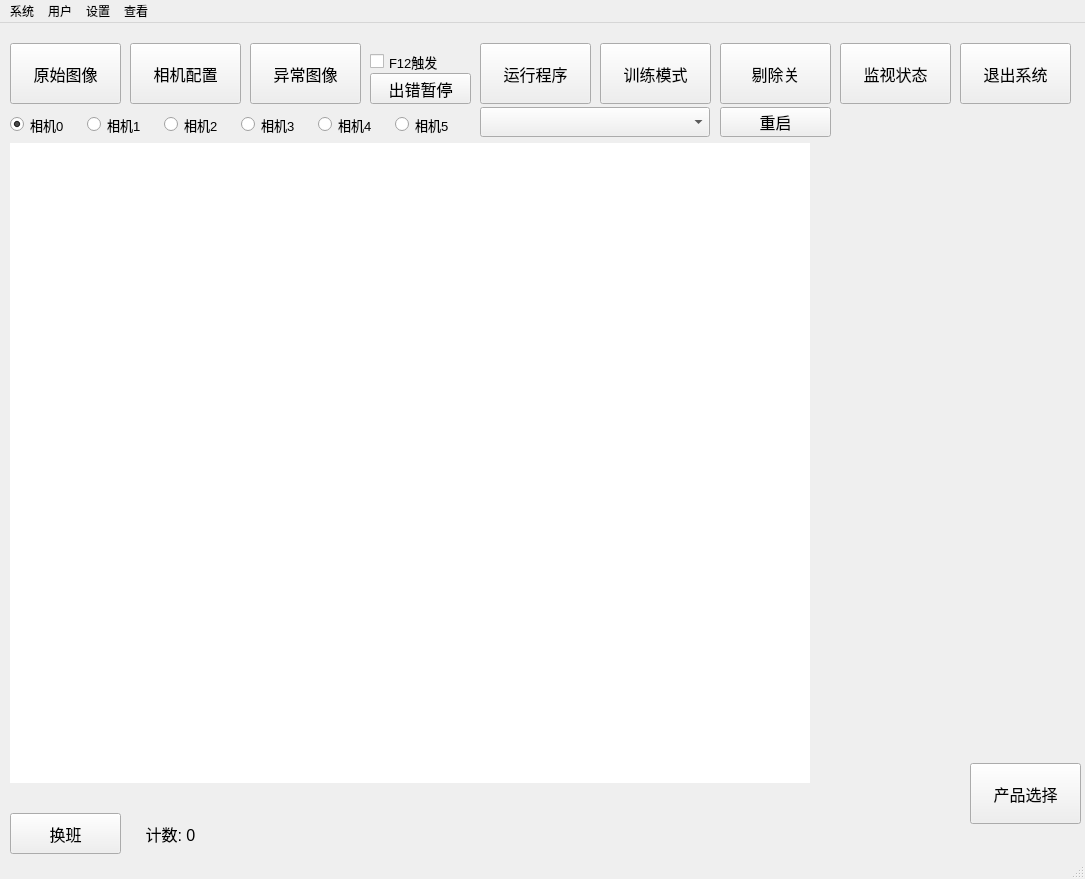
<?xml version="1.0" encoding="UTF-8"?>
<ui version="4.0">
 <class>MainWindow</class>
 <widget class="QMainWindow" name="MainWindow">
  <property name="geometry">
   <rect>
    <x>0</x>
    <y>0</y>
    <width>1085</width>
    <height>879</height>
   </rect>
  </property>
  <property name="font">
   <font>
    <pointsize>9</pointsize>
   </font>
  </property>
  <property name="windowTitle">
   <string>MainWindow</string>
  </property>
  <widget class="QWidget" name="centralwidget">
   <widget class="QComboBox" name="comboBox_00">
    <property name="geometry">
     <rect>
      <x>480</x>
      <y>84</y>
      <width>230</width>
      <height>30</height>
     </rect>
    </property>
   </widget>
   <widget class="QLabel" name="label_main">
    <property name="geometry">
     <rect>
      <x>10</x>
      <y>120</y>
      <width>800</width>
      <height>640</height>
     </rect>
    </property>
    <property name="font">
     <font>
      <pointsize>12</pointsize>
     </font>
    </property>
    <property name="styleSheet">
     <string notr="true">background-color: rgb(255, 255, 255);</string>
    </property>
    <property name="text">
     <string/>
    </property>
    <property name="alignment">
     <set>Qt::AlignLeading|Qt::AlignLeft|Qt::AlignTop</set>
    </property>
   </widget>
   <widget class="QPushButton" name="pushButton_01">
    <property name="geometry">
     <rect>
      <x>10</x>
      <y>20</y>
      <width>111</width>
      <height>61</height>
     </rect>
    </property>
    <property name="font">
     <font>
      <pointsize>12</pointsize>
     </font>
    </property>
    <property name="text">
     <string>原始图像</string>
    </property>
    <property name="checkable">
     <bool>true</bool>
    </property>
   </widget>
   <widget class="QPushButton" name="pushButton_02">
    <property name="geometry">
     <rect>
      <x>130</x>
      <y>20</y>
      <width>111</width>
      <height>61</height>
     </rect>
    </property>
    <property name="font">
     <font>
      <pointsize>12</pointsize>
     </font>
    </property>
    <property name="text">
     <string>相机配置</string>
    </property>
   </widget>
   <widget class="QPushButton" name="pushButton_03">
    <property name="geometry">
     <rect>
      <x>250</x>
      <y>20</y>
      <width>111</width>
      <height>61</height>
     </rect>
    </property>
    <property name="font">
     <font>
      <pointsize>12</pointsize>
     </font>
    </property>
    <property name="text">
     <string>异常图像</string>
    </property>
   </widget>
   <widget class="QCheckBox" name="checkBox">
    <property name="geometry">
     <rect>
      <x>370</x>
      <y>28</y>
      <width>101</width>
      <height>21</height>
     </rect>
    </property>
    <property name="font">
     <font>
      <pointsize>10</pointsize>
     </font>
    </property>
    <property name="text">
     <string>F12触发</string>
    </property>
   </widget>
   <widget class="QPushButton" name="pushButton_04">
    <property name="geometry">
     <rect>
      <x>370</x>
      <y>50</y>
      <width>101</width>
      <height>31</height>
     </rect>
    </property>
    <property name="font">
     <font>
      <pointsize>12</pointsize>
     </font>
    </property>
    <property name="text">
     <string>出错暂停</string>
    </property>
    <property name="checkable">
     <bool>true</bool>
    </property>
   </widget>
   <widget class="QPushButton" name="pushButton_05">
    <property name="geometry">
     <rect>
      <x>480</x>
      <y>20</y>
      <width>111</width>
      <height>61</height>
     </rect>
    </property>
    <property name="font">
     <font>
      <pointsize>12</pointsize>
     </font>
    </property>
    <property name="text">
     <string>运行程序</string>
    </property>
    <property name="checkable">
     <bool>true</bool>
    </property>
   </widget>
   <widget class="QPushButton" name="pushButton_06">
    <property name="geometry">
     <rect>
      <x>600</x>
      <y>20</y>
      <width>111</width>
      <height>61</height>
     </rect>
    </property>
    <property name="font">
     <font>
      <pointsize>12</pointsize>
     </font>
    </property>
    <property name="text">
     <string>训练模式</string>
    </property>
    <property name="checkable">
     <bool>true</bool>
    </property>
   </widget>
   <widget class="QPushButton" name="pushButton_07">
    <property name="geometry">
     <rect>
      <x>720</x>
      <y>20</y>
      <width>111</width>
      <height>61</height>
     </rect>
    </property>
    <property name="font">
     <font>
      <pointsize>12</pointsize>
     </font>
    </property>
    <property name="text">
     <string>剔除关</string>
    </property>
    <property name="checkable">
     <bool>true</bool>
    </property>
   </widget>
   <widget class="QPushButton" name="pushButton_08">
    <property name="geometry">
     <rect>
      <x>840</x>
      <y>20</y>
      <width>111</width>
      <height>61</height>
     </rect>
    </property>
    <property name="font">
     <font>
      <pointsize>12</pointsize>
     </font>
    </property>
    <property name="text">
     <string>监视状态</string>
    </property>
    <property name="checkable">
     <bool>true</bool>
    </property>
   </widget>
   <widget class="QPushButton" name="pushButton_09">
    <property name="geometry">
     <rect>
      <x>970</x>
      <y>740</y>
      <width>111</width>
      <height>61</height>
     </rect>
    </property>
    <property name="font">
     <font>
      <pointsize>12</pointsize>
     </font>
    </property>
    <property name="text">
     <string>产品选择</string>
    </property>
   </widget>
   <widget class="QPushButton" name="pushButton_10">
    <property name="geometry">
     <rect>
      <x>960</x>
      <y>20</y>
      <width>111</width>
      <height>61</height>
     </rect>
    </property>
    <property name="font">
     <font>
      <pointsize>12</pointsize>
     </font>
    </property>
    <property name="text">
     <string>退出系统</string>
    </property>
   </widget>
   <widget class="QPushButton" name="pushButton_00">
    <property name="geometry">
     <rect>
      <x>720</x>
      <y>84</y>
      <width>111</width>
      <height>30</height>
     </rect>
    </property>
    <property name="font">
     <font>
      <pointsize>12</pointsize>
     </font>
    </property>
    <property name="text">
     <string>重启</string>
    </property>
   </widget>
   <widget class="QRadioButton" name="radioButton_0">
    <property name="geometry">
     <rect>
      <x>10</x>
      <y>91</y>
      <width>70</width>
      <height>21</height>
     </rect>
    </property>
    <property name="font">
     <font>
      <pointsize>10</pointsize>
     </font>
    </property>
    <property name="text">
     <string>相机0</string>
    </property>
    <property name="checked">
     <bool>true</bool>
    </property>
   </widget>
   <widget class="QRadioButton" name="radioButton_1">
    <property name="geometry">
     <rect>
      <x>87</x>
      <y>91</y>
      <width>70</width>
      <height>21</height>
     </rect>
    </property>
    <property name="font">
     <font>
      <pointsize>10</pointsize>
     </font>
    </property>
    <property name="text">
     <string>相机1</string>
    </property>
    <property name="checked">
     <bool>false</bool>
    </property>
   </widget>
   <widget class="QRadioButton" name="radioButton_2">
    <property name="geometry">
     <rect>
      <x>164</x>
      <y>91</y>
      <width>70</width>
      <height>21</height>
     </rect>
    </property>
    <property name="font">
     <font>
      <pointsize>10</pointsize>
     </font>
    </property>
    <property name="text">
     <string>相机2</string>
    </property>
    <property name="checked">
     <bool>false</bool>
    </property>
   </widget>
   <widget class="QRadioButton" name="radioButton_3">
    <property name="geometry">
     <rect>
      <x>241</x>
      <y>91</y>
      <width>70</width>
      <height>21</height>
     </rect>
    </property>
    <property name="font">
     <font>
      <pointsize>10</pointsize>
     </font>
    </property>
    <property name="text">
     <string>相机3</string>
    </property>
    <property name="checked">
     <bool>false</bool>
    </property>
   </widget>
   <widget class="QRadioButton" name="radioButton_4">
    <property name="geometry">
     <rect>
      <x>318</x>
      <y>91</y>
      <width>70</width>
      <height>21</height>
     </rect>
    </property>
    <property name="font">
     <font>
      <pointsize>10</pointsize>
     </font>
    </property>
    <property name="text">
     <string>相机4</string>
    </property>
    <property name="checked">
     <bool>false</bool>
    </property>
   </widget>
   <widget class="QRadioButton" name="radioButton_5">
    <property name="geometry">
     <rect>
      <x>395</x>
      <y>91</y>
      <width>70</width>
      <height>21</height>
     </rect>
    </property>
    <property name="font">
     <font>
      <pointsize>10</pointsize>
     </font>
    </property>
    <property name="text">
     <string>相机5</string>
    </property>
    <property name="checked">
     <bool>false</bool>
    </property>
   </widget>
   <widget class="QLabel" name="label_product">
    <property name="geometry">
     <rect>
      <x>820</x>
      <y>740</y>
      <width>151</width>
      <height>61</height>
     </rect>
    </property>
    <property name="font">
     <font>
      <pointsize>12</pointsize>
      <weight>50</weight>
      <bold>false</bold>
     </font>
    </property>
    <property name="text">
     <string/>
    </property>
    <property name="alignment">
     <set>Qt::AlignCenter</set>
    </property>
   </widget>
   <widget class="QLabel" name="label_result">
    <property name="geometry">
     <rect>
      <x>690</x>
      <y>120</y>
      <width>120</width>
      <height>90</height>
     </rect>
    </property>
    <property name="styleSheet">
     <string notr="true"/>
    </property>
    <property name="text">
     <string/>
    </property>
   </widget>
   <widget class="QLabel" name="label_mode">
    <property name="geometry">
     <rect>
      <x>370</x>
      <y>25</y>
      <width>101</width>
      <height>21</height>
     </rect>
    </property>
    <property name="font">
     <font>
      <pointsize>12</pointsize>
      <weight>50</weight>
      <bold>false</bold>
      <kerning>true</kerning>
     </font>
    </property>
    <property name="text">
     <string/>
    </property>
    <property name="alignment">
     <set>Qt::AlignCenter</set>
    </property>
   </widget>
   <widget class="QLabel" name="label_info">
    <property name="geometry">
     <rect>
      <x>10</x>
      <y>120</y>
      <width>211</width>
      <height>31</height>
     </rect>
    </property>
    <property name="font">
     <font>
      <pointsize>12</pointsize>
     </font>
    </property>
    <property name="styleSheet">
     <string notr="true">color: rgb(255, 0, 255);</string>
    </property>
    <property name="text">
     <string/>
    </property>
    <property name="alignment">
     <set>Qt::AlignLeading|Qt::AlignLeft|Qt::AlignTop</set>
    </property>
   </widget>
   <widget class="QLabel" name="label_error">
    <property name="geometry">
     <rect>
      <x>10</x>
      <y>770</y>
      <width>800</width>
      <height>21</height>
     </rect>
    </property>
    <property name="font">
     <font>
      <pointsize>12</pointsize>
     </font>
    </property>
    <property name="text">
     <string/>
    </property>
    <property name="alignment">
     <set>Qt::AlignLeading|Qt::AlignLeft|Qt::AlignTop</set>
    </property>
   </widget>
   <widget class="QPushButton" name="pushButton_11">
    <property name="geometry">
     <rect>
      <x>10</x>
      <y>790</y>
      <width>111</width>
      <height>41</height>
     </rect>
    </property>
    <property name="font">
     <font>
      <pointsize>12</pointsize>
     </font>
    </property>
    <property name="text">
     <string>换班</string>
    </property>
   </widget>
   <widget class="QLabel" name="label_count">
    <property name="geometry">
     <rect>
      <x>120</x>
      <y>790</y>
      <width>101</width>
      <height>41</height>
     </rect>
    </property>
    <property name="font">
     <font>
      <pointsize>12</pointsize>
      <weight>50</weight>
      <bold>false</bold>
     </font>
    </property>
    <property name="text">
     <string>计数: 0</string>
    </property>
    <property name="alignment">
     <set>Qt::AlignCenter</set>
    </property>
   </widget>
   <zorder>label_mode</zorder>
   <zorder>comboBox_00</zorder>
   <zorder>label_main</zorder>
   <zorder>pushButton_01</zorder>
   <zorder>pushButton_02</zorder>
   <zorder>pushButton_03</zorder>
   <zorder>pushButton_04</zorder>
   <zorder>pushButton_05</zorder>
   <zorder>pushButton_06</zorder>
   <zorder>pushButton_07</zorder>
   <zorder>pushButton_08</zorder>
   <zorder>pushButton_09</zorder>
   <zorder>pushButton_10</zorder>
   <zorder>pushButton_00</zorder>
   <zorder>radioButton_0</zorder>
   <zorder>radioButton_1</zorder>
   <zorder>radioButton_2</zorder>
   <zorder>radioButton_3</zorder>
   <zorder>radioButton_4</zorder>
   <zorder>radioButton_5</zorder>
   <zorder>label_product</zorder>
   <zorder>label_result</zorder>
   <zorder>checkBox</zorder>
   <zorder>label_info</zorder>
   <zorder>label_error</zorder>
   <zorder>pushButton_11</zorder>
   <zorder>label_count</zorder>
  </widget>
  <widget class="QStatusBar" name="statusbar"/>
  <widget class="QMenuBar" name="menubar">
   <property name="geometry">
    <rect>
     <x>0</x>
     <y>0</y>
     <width>1085</width>
     <height>26</height>
    </rect>
   </property>
   <widget class="QMenu" name="menu_1">
    <property name="title">
     <string>系统</string>
    </property>
    <addaction name="action_01"/>
    <addaction name="separator"/>
    <addaction name="action_02"/>
   </widget>
   <widget class="QMenu" name="menu_2">
    <property name="title">
     <string>用户</string>
    </property>
    <addaction name="action_2"/>
   </widget>
   <widget class="QMenu" name="menu_3">
    <property name="title">
     <string>设置</string>
    </property>
    <addaction name="action_3"/>
    <addaction name="separator"/>
    <addaction name="action_4"/>
   </widget>
   <widget class="QMenu" name="menu_4">
    <property name="title">
     <string>查看</string>
    </property>
   </widget>
   <addaction name="menu_1"/>
   <addaction name="menu_2"/>
   <addaction name="menu_3"/>
   <addaction name="menu_4"/>
  </widget>
  <action name="action_3">
   <property name="text">
    <string>模式设置</string>
   </property>
  </action>
  <action name="action_4">
   <property name="text">
    <string>参数设置</string>
   </property>
  </action>
  <action name="action_01">
   <property name="text">
    <string>系统配置</string>
   </property>
  </action>
  <action name="action_2">
   <property name="text">
    <string>123</string>
   </property>
  </action>
  <action name="action_02">
   <property name="text">
    <string>存图设置</string>
   </property>
  </action>
 </widget>
 <tabstops>
  <tabstop>pushButton_05</tabstop>
  <tabstop>pushButton_01</tabstop>
  <tabstop>pushButton_02</tabstop>
  <tabstop>pushButton_03</tabstop>
  <tabstop>checkBox</tabstop>
  <tabstop>pushButton_04</tabstop>
  <tabstop>pushButton_06</tabstop>
  <tabstop>pushButton_07</tabstop>
  <tabstop>pushButton_08</tabstop>
  <tabstop>pushButton_09</tabstop>
  <tabstop>pushButton_10</tabstop>
  <tabstop>comboBox_00</tabstop>
  <tabstop>pushButton_00</tabstop>
  <tabstop>radioButton_0</tabstop>
  <tabstop>radioButton_1</tabstop>
  <tabstop>radioButton_2</tabstop>
  <tabstop>radioButton_3</tabstop>
  <tabstop>radioButton_4</tabstop>
  <tabstop>radioButton_5</tabstop>
 </tabstops>
 <resources/>
 <connections/>
</ui>
